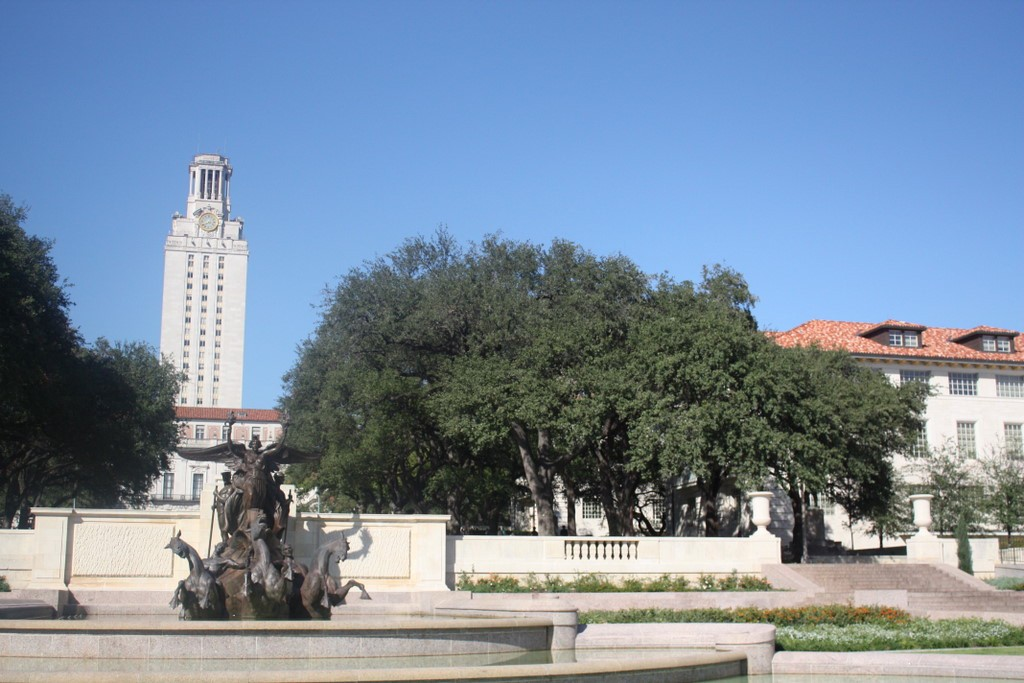
#> input picture data/building_left.jpg, 1024 x 683 px, found by its file name
$ jupyter execute --allow-errors Assignment2.ipynb
#> lines starting #> are read from the running program, lines starting #| are printed output that depends on the picture
## CS4243 Assignment 2

[cell 1]
import numpy as np
from skimage import filters
from skimage.feature import corner_peaks
import matplotlib.pyplot as plt
import cv2

## Part 1: Keypoint Matching & Homography
### Question 1

[cell 2]
# Read left and right images
left_img = cv2.cvtColor(cv2.imread("data\\building_left.jpg"), cv2.COLOR_BGR2RGB)
right_img = cv2.cvtColor(cv2.imread("data\\building_right.jpg"), cv2.COLOR_BGR2RGB)
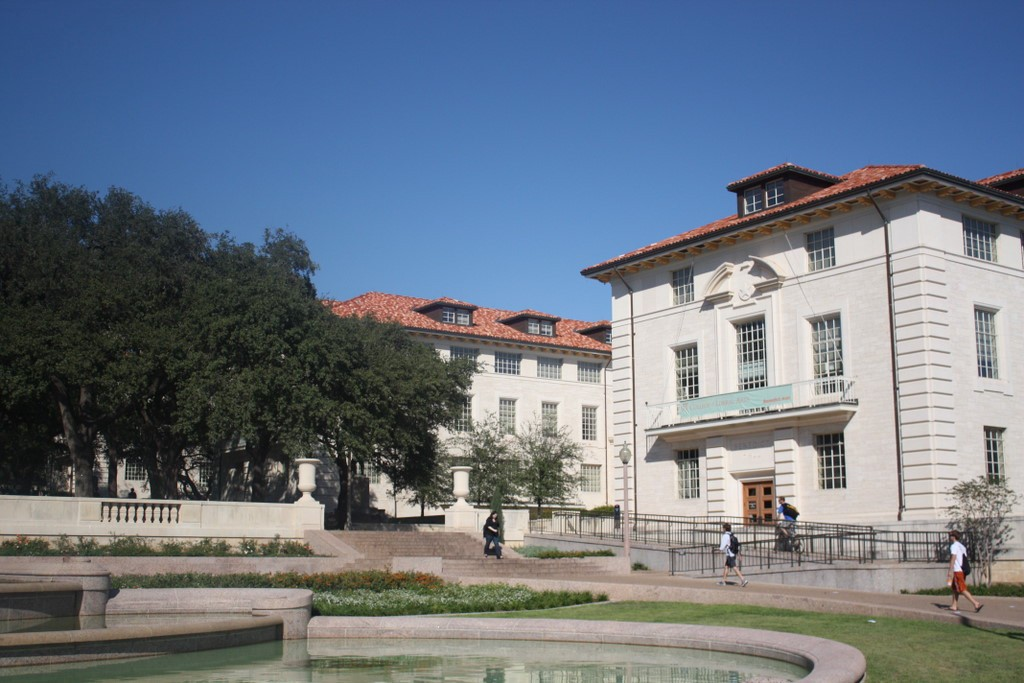
#> input picture data/building_right.jpg, 1024 x 683 px, found by its file name
# plt.imshow(left_img)
left_img.shape
#> Out = (683, 1024, 3)

[cell 3]
# Set 1 keypoints
pts1 = np.array([[936, 652], [718, 646], [870, 349], [889, 634]])
pts2 = np.array([[464, 616], [254, 611], [424, 325], [422, 599]])

# Compute homography
H1, _ = cv2.findHomography(pts2, pts1)

# Set 2 keypoints
pts1 = np.array([[936, 652], [718, 646], [889, 634], [894, 623]])
pts2 = np.array([[464, 616], [254, 611], [422, 599], [430, 588]])

# Compute homography
H2, _ = cv2.findHomography(pts2, pts1)

print(H1)
print(H2)

[cell 4]
# Warp right image using H1
stitched1 = cv2.warpPerspective(right_img, H1, (left_img.shape[1]+right_img.shape[1], right_img.shape[0]))
stitched1[0:left_img.shape[0], 0:left_img.shape[1]] = left_img

stitched2 = cv2.warpPerspective(right_img, H2, (left_img.shape[1]+right_img.shape[1], right_img.shape[0]))
stitched2[0:left_img.shape[0], 0:left_img.shape[1]] = left_img


fig, axes = plt.subplots(2, 1, figsize=(15,5))

axes[0].imshow(stitched1)
axes[0].set_title('Stitched image using {A, B, C, D}')
axes[0].axis('off')

axes[1].imshow(stitched2)
axes[1].set_title('Stitched image using {A, B, D, E}')
axes[1].axis('off')

### Explain why the stitching from Set 2 fails:
A, B, D and E are very close to each other on the Y axis. Therefore, noise greatly affects the homography computed suing these keypoints, and cause significant vertical distortions.

### Question 2

[cell 5]
# Load the images
img_a = cv2.imread('data\\flowers.png')
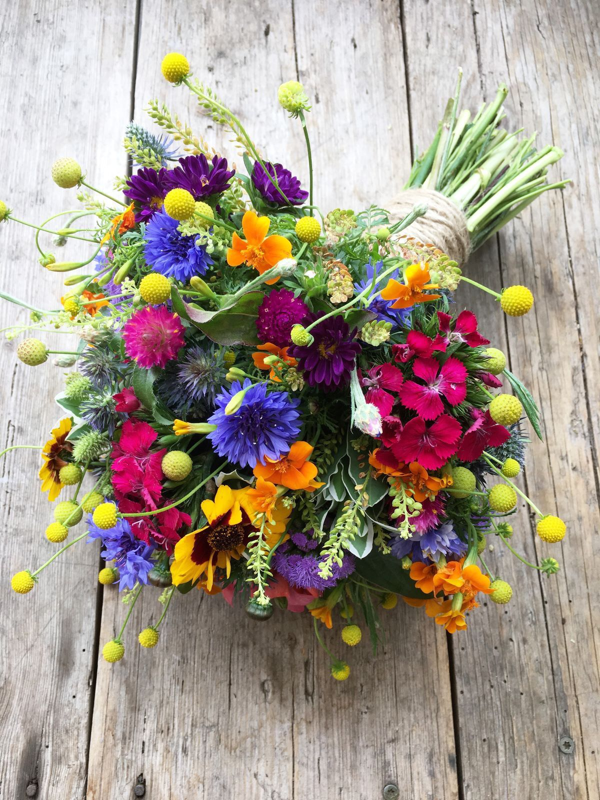
#> input picture data/flowers.png, 600 x 800 px, found by its file name
#> img_a is the input picture: shape (800, 600, 3); mean B, G, R 137.7, 151.5, 163.5
img_b = cv2.imread('data\\flowersbw.png')
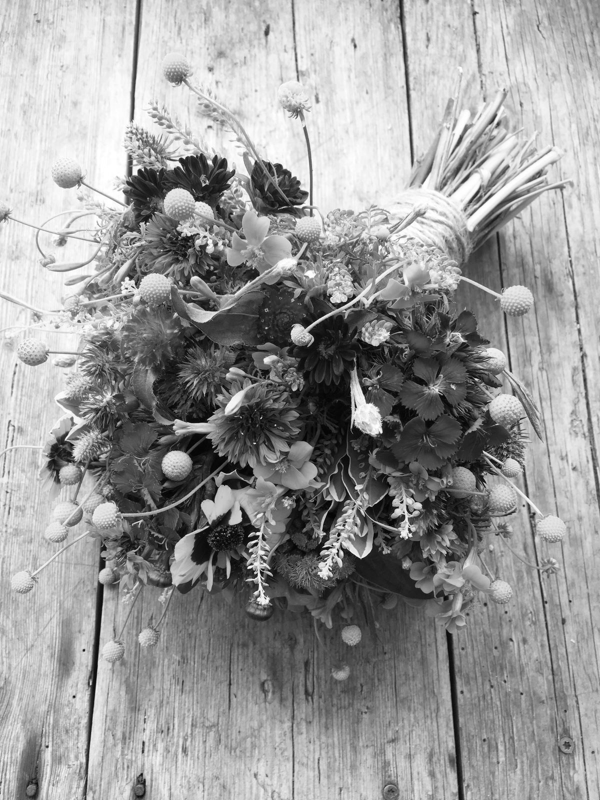
#> input picture data/flowersbw.png, 600 x 800 px, found by its file name
#> img_b is the input picture: shape (800, 600, 3); min 0, max 255, mean 153.5
img_c = cv2.imread('data\\flowersbw_dark.png')
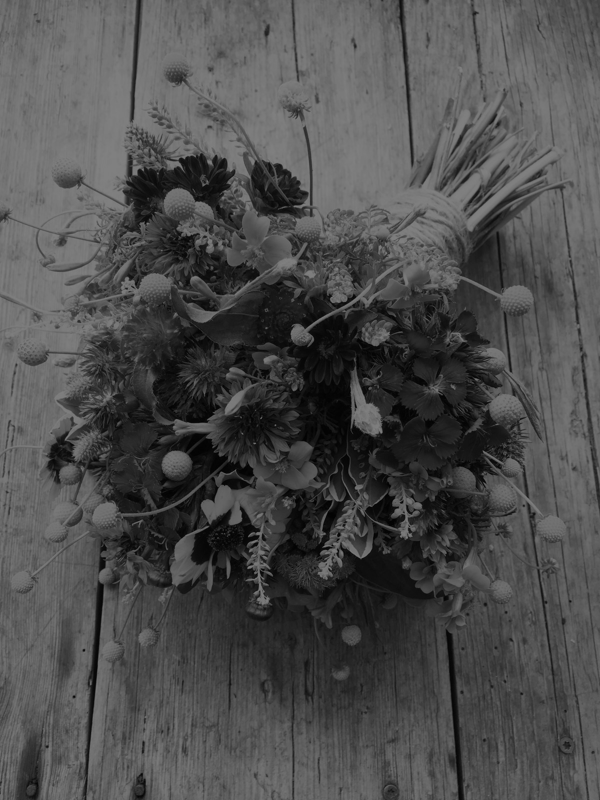
#> input picture data/flowersbw_dark.png, 600 x 800 px, found by its file name
#> img_c is the input picture: shape (800, 600, 3); min 0, max 128, mean 77
img_d = cv2.imread('data\\flowersbw_w2.png')
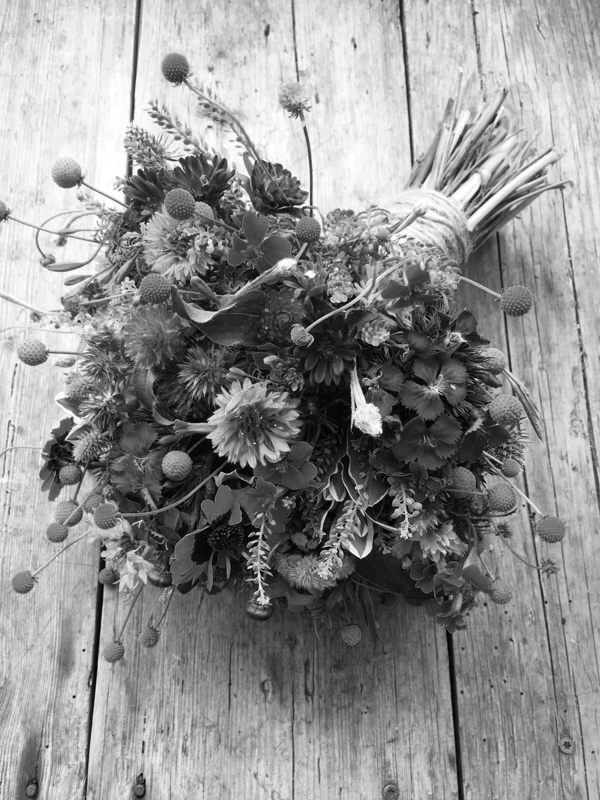
#> input picture data/flowersbw_w2.png, 600 x 800 px, found by its file name
#> img_d is the input picture: shape (800, 600, 3); min 0, max 255, mean 144.8

# Create SIFT detector and compute keypoints and descriptors
sift = cv2.SIFT_create()
kp_a, des_a = sift.detectAndCompute(img_a, None)
#> kp_a = 5248 keypoints; strongest (x, y, size): (367, 416, 21.2), (74, 697, 1.8), (300, 334, 12.7), (176, 462, 16.1)
kp_b, des_b = sift.detectAndCompute(img_b, None)
#> kp_b = 5239 keypoints; strongest (x, y, size): (367, 416, 21.2), (74, 697, 1.8), (300, 334, 12.7), (176, 462, 16.1)
kp_c, des_c = sift.detectAndCompute(img_c, None)
#> kp_c = 2519 keypoints; strongest (x, y, size): (367, 416, 21.2), (74, 697, 1.8), (300, 334, 12.7), (176, 462, 16.1)
kp_d, des_d = sift.detectAndCompute(img_d, None)
#> kp_d = 5594 keypoints; strongest (x, y, size): (367, 417, 21.5), (74, 697, 1.8), (176, 71, 17.8), (47, 747, 1.9)

# Visualize the keypoints as a scatterplot
fig, axes = plt.subplots(1, 3, figsize=(15,5))

axes[0].imshow(cv2.cvtColor(img_b, cv2.COLOR_BGR2RGB))
axes[0].scatter([kp.pt[0] for kp in kp_b], [kp.pt[1] for kp in kp_b], s=1, color='red')
axes[0].set_title('flowersbw.png')
axes[0].axis('off')

axes[1].imshow(cv2.cvtColor(img_c, cv2.COLOR_BGR2RGB))
axes[1].scatter([kp.pt[0] for kp in kp_c], [kp.pt[1] for kp in kp_c], s=1, color='red')
axes[1].set_title('flowersbw_dark.png')
axes[1].axis('off')

axes[2].imshow(cv2.cvtColor(img_d, cv2.COLOR_BGR2RGB))
axes[2].scatter([kp.pt[0] for kp in kp_d], [kp.pt[1] for kp in kp_d], s=1, color='red')
axes[2].set_title('flowersbw_w2.png')
axes[2].axis('off')

print(len(kp_b), len(kp_c), len(kp_d))
#| 5239 2519 5594

plt.show()
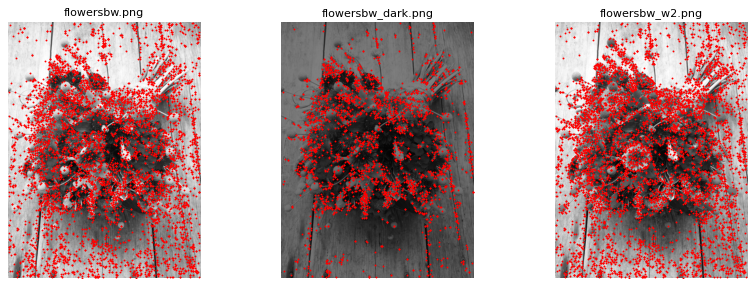
#> figure drawn by matplotlib, 3 panels

### Using the results of (b) as a reference, compare and comment on the number of keypoints and their locations for image (c) and (d).  Explain any differences that arise.
(c) has less keypoints detected that (b), while (d) has roughly the same number of keypoints detected as (b). The keypoints also appear in different locations. When the intensity is reduced like in (c), the keypoints change their location because the contrast in the image is reduced. However, this effect is small and most keypoints stay the same or shift slightly.

[cell 6]
# Create BFMatcher object and perform matching
bf = cv2.BFMatcher()
matches_bc = bf.knnMatch(des_b, des_c, k=2)
#> matches_bc = 5239 matches
matches_bd = bf.knnMatch(des_b, des_d, k=2)
#> matches_bd = 5239 matches

# Apply ratio test
good_matches_bc = []
for m, n in matches_bc:
    if m.distance < 0.5 * n.distance:
        good_matches_bc.append([m])
#> after the loop, good_matches_bc = 2374 matches

good_matches_bd = []
for m, n in matches_bd:
    if m.distance < 0.5 * n.distance:
        good_matches_bd.append([m])
#> after the loop, good_matches_bd = 2110 matches

# Draw matched keypoints
img1 = cv2.drawMatchesKnn(img_b, kp_b, img_c, kp_c, good_matches_bc, None, flags=cv2.DrawMatchesFlags_NOT_DRAW_SINGLE_POINTS)
img2 = cv2.drawMatchesKnn(img_b, kp_b, img_d, kp_d, good_matches_bd, None, flags=cv2.DrawMatchesFlags_NOT_DRAW_SINGLE_POINTS)
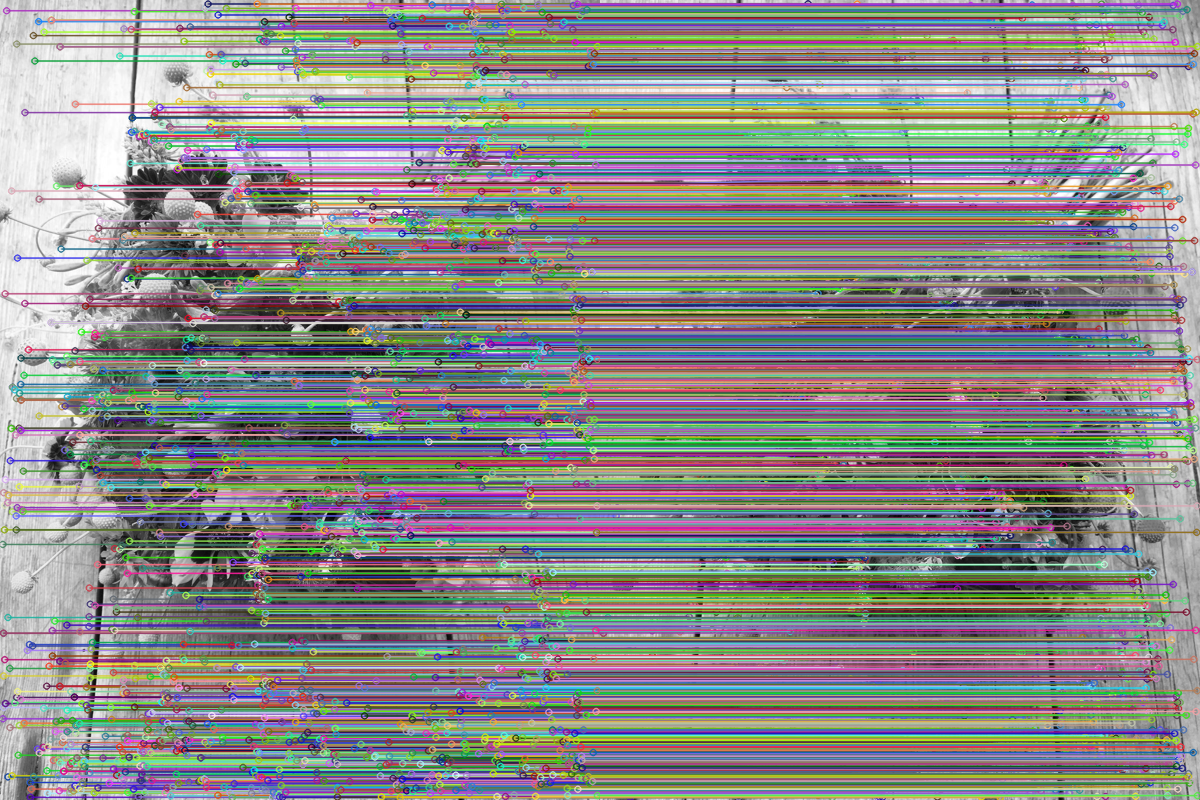
#> img2: shape (800, 1200, 3); mean B, G, R 135.8, 137.4, 138.4
print(len(good_matches_bc), len(good_matches_bd))
#| 2374 2110

# Show the images
fig, axes = plt.subplots(2, 1, figsize=(10,15))

axes[0].imshow(img1)
axes[0].set_title('Matches between flowersbw.png and flowersbw_dark.png')
axes[0].axis('off')

axes[1].imshow(img2)
axes[1].set_title('Matches between flowersbw.png and flowersbw_w2.png')
axes[1].axis('off')

plt.show()
#> figure, not shown here; B, G, R data is drawn as R, G, B

# Compare and comment on the number of matched keypoints and their locations for the two image pairs. Explain any differences that arise.
The matchings have roughly the same number of keypoint matches. However, the matchings between flowersbw.png and flowersbw_dark.png has less keypoints on the background of the image compared to the matchings between flowersbw.png and flowersbw_w2.png.
The SIFT feature detector looks for local features such as gradient intensity and direction in an image. flowersbw_dark.png has low brightness and contrast, so these features may be harder to detect in the background of the image, where there is lower variation in intensity.

# Question 4

[cell 7]
import csv

# Load the first frame and extract the pedestrian bounding boxes
frame = cv2.imread('data/Crowd_PETS09/frame_0000.jpg')
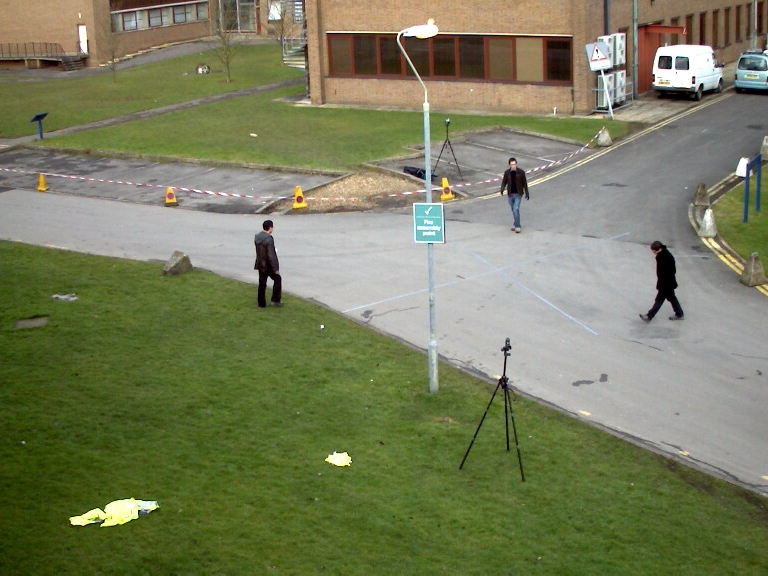
#> input picture data/Crowd_PETS09/frame_0000.jpg, 768 x 576 px
#> frame is the input picture: shape (576, 768, 3); mean B, G, R 92.6, 125.3, 120.6
pedestrians = []
#> (the rest of this cell did not finish here and is left out)
